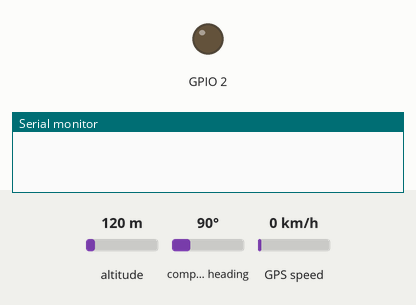
Bench run of a sketch on a simulated ESP32. On the bench: output pins drawn as LEDs (lit = HIGH), the last lines printed to the serial monitor. Inputs (shaded band) come from the test bench; at power-on: altitude 120 m, compass heading 90°, GPS speed 0 km/h. WiFi joins after 1.5 s; servers stay silent unless stated; the GPS gets a fix after 3 s at 37.7749, -122.4194 with 8 satellites; no MQTT or app messages arrive unless stated.

Above: at 0.0 s.
At 1.6 s:
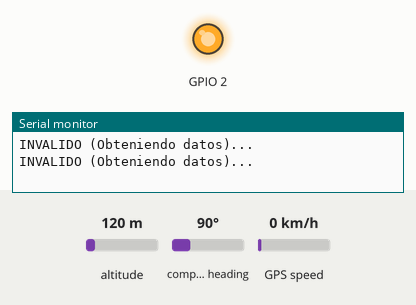
Timing chart, 0 to 3.1 s (numbered marks = the images above):
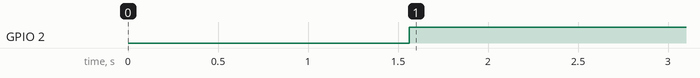

Measured:
- by itself, GPIO 2: LOW → HIGH at 1.6 s

The sketch:

GPS-Tracker-with-ESP32-v2.ino
```cpp
#include <WiFi.h>
#include <PubSubClient.h>
#include <TinyGPS++.h>
#include <SoftwareSerial.h>
#include <ArduinoJson.h>

// Datos de la conexxion a wifi
const char* ssid = "GoLocAut";
const char* password = "123456789";
const char* mqtt_server = "broker.hivemq.com";
const unsigned int writeInterval = 2000; // Intervalo para la recoleccion de datos del GPS

// Pines de esp32 para la recespcion de los datos del modulo gps
static const int RXD2 = 16, TXD2 = 17;
static const uint32_t GPSBaud = 9600;

// Variables del modulo GPS
WiFiClient goClient;
PubSubClient client(goClient);
TinyGPSPlus gps;
SoftwareSerial gpsSerial(RXD2, TXD2);

// Variables globales para alamcenar la latitud y longitud
float latitude, longitude;

void setup() {
  Serial.begin(115200);
  setup_wifi();
  pinMode(LED_BUILTIN, OUTPUT);     // Initialize the BUILTIN_LED pin as an output
  client.setServer(mqtt_server, 1883);
  client.setCallback(callback);
  gpsSerial.begin(GPSBaud);
}

void setup_wifi() {
  delay(10);
  // We start by connecting to a WiFi network
  Serial.println();
  Serial.print("Connecting to ");
  Serial.println(ssid);

  WiFi.begin(ssid, password);

  while (WiFi.status() != WL_CONNECTED) {
    delay(500);
    Serial.print(".");
  }

  Serial.println("");
  Serial.println("WiFi connected");
  Serial.println("IP address: ");
  Serial.println(WiFi.localIP());
}
//MQTT Callback
void callback(char* topic, byte* payload, unsigned int length) {
  Serial.print("Message arrived [");
  Serial.print(topic);
  Serial.print("] ");
  for (int i = 0; i < length; i++) {
    Serial.print((char)payload[i]);
  }
  Serial.println();

}
//MQTT Reconected
void reconnect() {
  // Loop until we're reconnected
  while (!client.connected()) {
    Serial.print("Attempting MQTT connection...");
    // Attempt to connect
    if (client.connect("GoLocAutClient")) {
      Serial.println("MQTT client connected");
      // Enciende el led cuando esta conectado
      digitalWrite(LED_BUILTIN, HIGH);

    } else {
      Serial.print("failed, rc=");
      Serial.print(client.state());
      Serial.println(" try again in 5 seconds");
      //Se apaga el led cuando esta descoectado
      digitalWrite(LED_BUILTIN, LOW);
      // Wait 5 seconds before retrying
      delay(5000);
    }
  }
}
void loop() {
  if (!client.connected()) {
    reconnect();
  }
  client.loop();

  // Inicia el procesoso de gps
  while(gpsSerial.available() > 0)
    if (gps.encode(gpsSerial.read()))
        gpsInfo();
    if (millis() > 5000 && gps.charsProcessed() < 10)
    {
      Serial.println(F("GPS no detectado"));
      while(true);
    }
}


void gpsInfo(){
  String Datos; // Almacenar los datos obteniddo del gps
  if(gps.location.isValid()){
        latitude = (gps.location.lat());
        longitude = (gps.location.lng());

        StaticJsonDocument<300> docEnvio;

        docEnvio["name"] = "GoLocAut";
        docEnvio["lat"] = latitude;
        docEnvio["lon"] = longitude;

        serializeJson(docEnvio, Datos);
        Serial.println(Datos);

        client.publish("GoLocAut/GPSTracker", (char*)Datos.c_str());
        delay(writeInterval);

    }
    else{
        Serial.println("INVALIDO (Obteniendo datos)...");
      }
}
```
